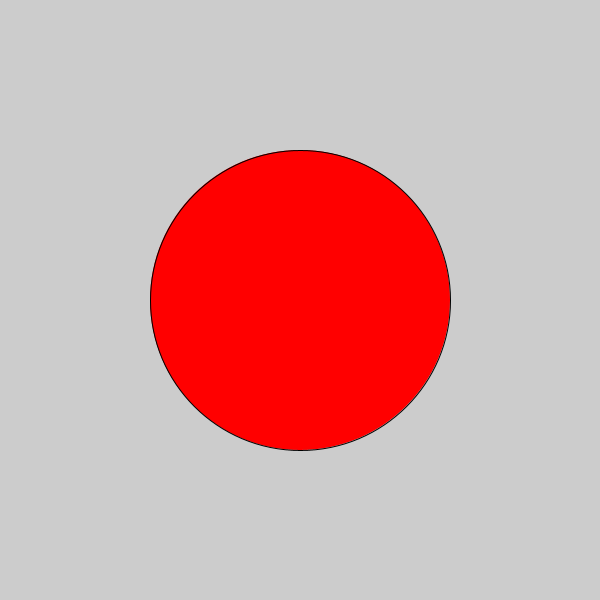
Frame 1 (no input)
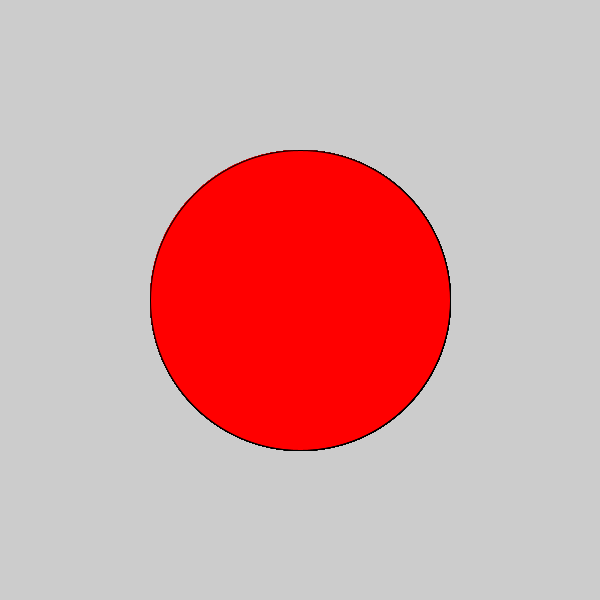
Frame 60 (the mouse pressed at the canvas centre just before this capture)
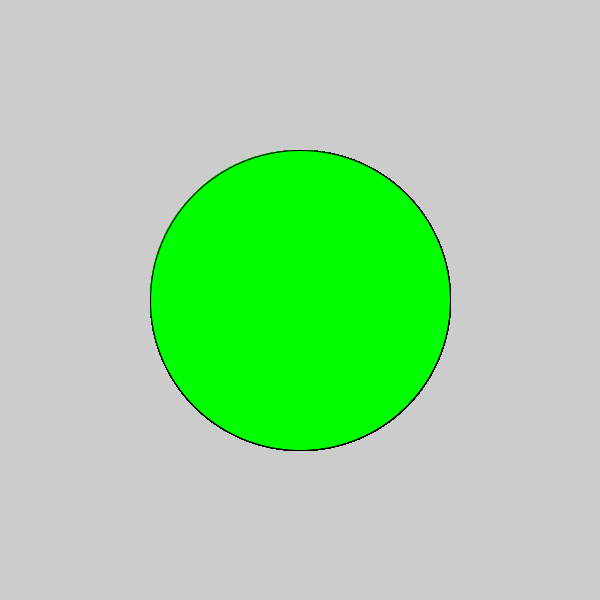
Frame 120 (the mouse held since frame 60 and released just before this capture)

The Processing sketch that drew these frames (run headless with seeded random() and noise(); from frame 60 on, the mouse is pressed at the canvas centre):

// Processing sketch: c_LogicalDot
// ── c_LogicalDot.pde

void setup() {
  size(600,600);
// 1. Set the size of the sketch. Make it 600 pixels square. 
  

}

void draw() {
  if(mousePressed)fill(0,255,0);
  else{
  fill (255, 0, 0);
  }
  ellipse(300,300, 300,300);
// 2. Draw an ellipse
// Run the program to make sure it works before moving on.


// 3. Change the color of the ellipse when the mouse is pressed.
//    Use the following code, but put your colors where indicated
//    Remember to use the   fill()  command to set colors.

if (mousePressed) {
 
   //  put one color here 
  
} else {
  
   // put a different color here
  
}  
  
  
  
}
